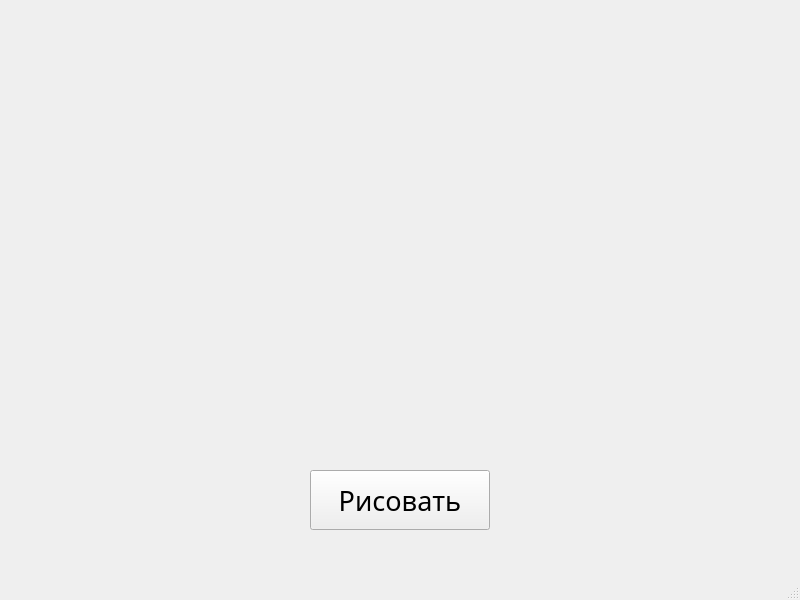
<?xml version="1.0" encoding="UTF-8"?>
<ui version="4.0">
 <class>MainWindow</class>
 <widget class="QMainWindow" name="MainWindow">
  <property name="geometry">
   <rect>
    <x>0</x>
    <y>0</y>
    <width>800</width>
    <height>600</height>
   </rect>
  </property>
  <property name="windowTitle">
   <string>Жёлтые окружности</string>
  </property>
  <widget class="QWidget" name="centralwidget">
   <widget class="QPushButton" name="pushButton">
    <property name="geometry">
     <rect>
      <x>310</x>
      <y>470</y>
      <width>180</width>
      <height>60</height>
     </rect>
    </property>
    <property name="font">
     <font>
      <family>Montserrat Medium</family>
      <pointsize>20</pointsize>
     </font>
    </property>
    <property name="text">
     <string>Рисовать</string>
    </property>
   </widget>
   <widget class="QLabel" name="label">
    <property name="geometry">
     <rect>
      <x>10</x>
      <y>10</y>
      <width>780</width>
      <height>450</height>
     </rect>
    </property>
    <property name="text">
     <string/>
    </property>
   </widget>
  </widget>
  <widget class="QMenuBar" name="menubar">
   <property name="geometry">
    <rect>
     <x>0</x>
     <y>0</y>
     <width>800</width>
     <height>21</height>
    </rect>
   </property>
  </widget>
  <widget class="QStatusBar" name="statusbar"/>
 </widget>
 <resources/>
 <connections/>
</ui>
